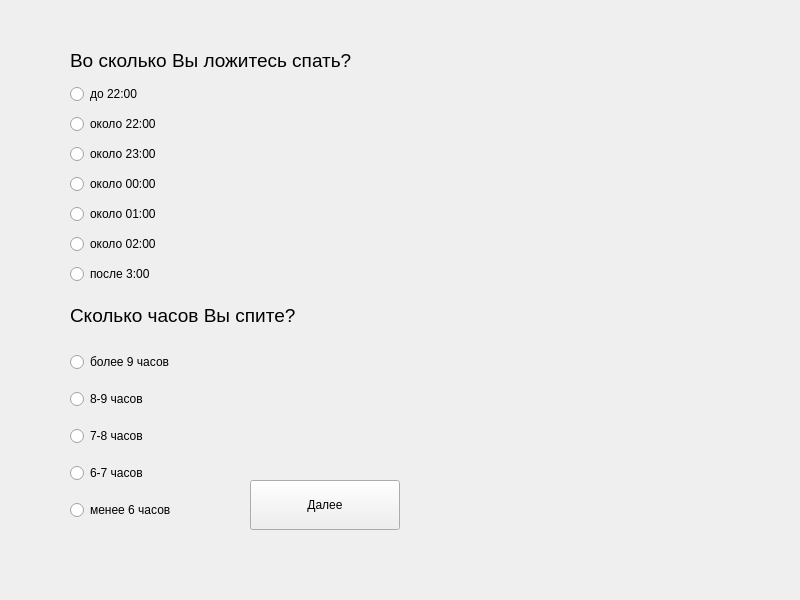
<?xml version="1.0" encoding="UTF-8"?>
<ui version="4.0">
 <class>TestWindow4</class>
 <widget class="QWidget" name="TestWindow4">
  <property name="geometry">
   <rect>
    <x>0</x>
    <y>0</y>
    <width>800</width>
    <height>600</height>
   </rect>
  </property>
  <property name="minimumSize">
   <size>
    <width>800</width>
    <height>600</height>
   </size>
  </property>
  <property name="maximumSize">
   <size>
    <width>800</width>
    <height>600</height>
   </size>
  </property>
  <property name="windowTitle">
   <string>Form</string>
  </property>
  <property name="windowIcon">
   <iconset resource="resources.qrc">
    <normaloff>:/pract/image.png</normaloff>:/pract/image.png</iconset>
  </property>
  <widget class="QWidget" name="layoutWidget">
   <property name="geometry">
    <rect>
     <x>70</x>
     <y>341</y>
     <width>221</width>
     <height>191</height>
    </rect>
   </property>
   <layout class="QVBoxLayout" name="verticalLayout">
    <item>
     <widget class="QRadioButton" name="radioButton">
      <property name="text">
       <string>более 9 часов</string>
      </property>
     </widget>
    </item>
    <item>
     <widget class="QRadioButton" name="radioButton_2">
      <property name="text">
       <string>8-9 часов</string>
      </property>
     </widget>
    </item>
    <item>
     <widget class="QRadioButton" name="radioButton_3">
      <property name="text">
       <string>7-8 часов</string>
      </property>
     </widget>
    </item>
    <item>
     <widget class="QRadioButton" name="radioButton_4">
      <property name="text">
       <string>6-7 часов</string>
      </property>
     </widget>
    </item>
    <item>
     <widget class="QRadioButton" name="radioButton_5">
      <property name="text">
       <string>менее 6 часов</string>
      </property>
     </widget>
    </item>
   </layout>
  </widget>
  <widget class="QLabel" name="label">
   <property name="geometry">
    <rect>
     <x>70</x>
     <y>280</y>
     <width>291</width>
     <height>71</height>
    </rect>
   </property>
   <property name="font">
    <font>
     <pointsize>14</pointsize>
    </font>
   </property>
   <property name="text">
    <string>Сколько часов Вы спите?</string>
   </property>
  </widget>
  <widget class="QPushButton" name="nextPageButton">
   <property name="geometry">
    <rect>
     <x>250</x>
     <y>480</y>
     <width>150</width>
     <height>50</height>
    </rect>
   </property>
   <property name="styleSheet">
    <string notr="true"/>
   </property>
   <property name="text">
    <string>Далее</string>
   </property>
  </widget>
  <widget class="QLabel" name="label_2">
   <property name="geometry">
    <rect>
     <x>70</x>
     <y>50</y>
     <width>361</width>
     <height>20</height>
    </rect>
   </property>
   <property name="font">
    <font>
     <pointsize>14</pointsize>
    </font>
   </property>
   <property name="text">
    <string>Во сколько Вы ложитесь спать?</string>
   </property>
  </widget>
  <widget class="QWidget" name="layoutWidget">
   <property name="geometry">
    <rect>
     <x>70</x>
     <y>80</y>
     <width>112</width>
     <height>212</height>
    </rect>
   </property>
   <layout class="QVBoxLayout" name="verticalLayout_2">
    <item>
     <widget class="QRadioButton" name="radioButton_6">
      <property name="text">
       <string>до 22:00</string>
      </property>
     </widget>
    </item>
    <item>
     <widget class="QRadioButton" name="radioButton_7">
      <property name="text">
       <string>около 22:00</string>
      </property>
     </widget>
    </item>
    <item>
     <widget class="QRadioButton" name="radioButton_8">
      <property name="text">
       <string>около 23:00</string>
      </property>
     </widget>
    </item>
    <item>
     <widget class="QRadioButton" name="radioButton_9">
      <property name="text">
       <string>около 00:00</string>
      </property>
     </widget>
    </item>
    <item>
     <widget class="QRadioButton" name="radioButton_10">
      <property name="text">
       <string>около 01:00</string>
      </property>
     </widget>
    </item>
    <item>
     <widget class="QRadioButton" name="radioButton_11">
      <property name="text">
       <string>около 02:00</string>
      </property>
     </widget>
    </item>
    <item>
     <widget class="QRadioButton" name="radioButton_12">
      <property name="text">
       <string>после 3:00</string>
      </property>
     </widget>
    </item>
   </layout>
  </widget>
 </widget>
 <resources>
  <include location="resources.qrc"/>
 </resources>
 <connections/>
</ui>
